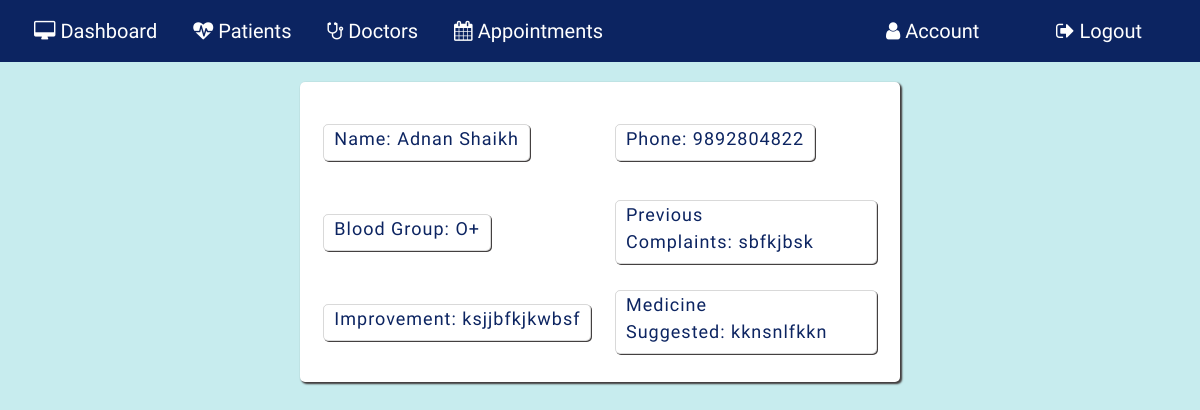
The page /viewapp/2 (signed in) on the database as committed earlier.
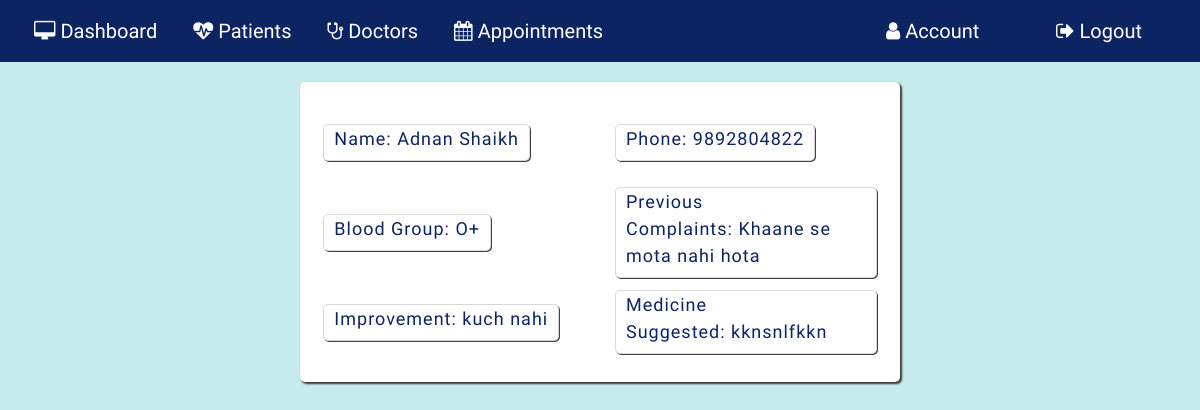
The same page on the database as committed later.
### application/routes.py (models this page shows, shortened)
class Patient(db.Model):
  __tablename__ = 'Patient'
  id = db.Column(db.Integer, primary_key=True)
  pname = db.Column(db.String(20))
  age= db.Column(db.String(20))
  phone=db.Column(db.String(20))
  gender=db.Column(db.String(10))
  bgroup=db.Column(db.String(5))
  state=db.Column(db.String(15))
  address=db.Column(db.String(100))
  mstatus=db.Column(db.String(10))
  complaint=db.Column(db.String(5000))
  improvement=db.Column(db.String(5000))
  medicine_suggested=db.Column(db.String(5000))
  pat_image = db.Column(db.String(20), nullable=False, default='default.jpg')

### application/routes.py (the view)
@app.route('/viewapp/<id>',methods=['POST','GET'])
def viewapp(id):
  if 'username' in session:
    pat=Patient.query.filter_by(id=id).first()
    pname=pat.pname
    appointment= Appointments.query.filter_by(pname=pname).all()
    if request.method=='GET':
      return render_template('viewapp.html',appointment=appointment, pat=pat)
    return render_template('viewapp.html',appointment=appointment, pat=pat)

### application/templates/viewapp.html (shortened to what this page needs)
{% extends 'layout.html' %}{% include 'includes/nav.html' %} {% block content%}
<section id="viewapp">
  <div class="outer-container">
    <div class="container-view">
      <form action="" method="GET">
        <div class="row row-view">
          <div class="col-5 col-view">
            <div class="inner-col">
              <label for="">Name:&nbsp;{{ pat.pname }}</label>
            </div>
          </div>
          <div class="col-5 col-view">
            <div class="inner-col">
              <label for="">Phone:&nbsp;{{pat.phone}}</label>
            </div>
          </div>
        </div>
        <div class="row row-view">
          <div class="col-5 col-view">
            <div class="inner-col">
              <label for="">Blood Group:&nbsp;{{ pat.bgroup }}</label>
            </div>
          </div>
          <div class="col-5 col-view">
            <div class="inner-col">
              <label for="">Previous Complaints:&nbsp;{{pat.complaint}}</label>
            </div>
          </div>
        </div>
        <div class="row row-view">
          <div class="col-5 col-view">
            <div class="inner-col">
              <label for="">Improvement:&nbsp;{{ pat.improvement }}</label>
            </div>
          </div>
          <div class="col-5 col-view">
            <div class="inner-col">
              <label for=""
                >Medicine Suggested:&nbsp;{{pat.medicine_suggested}}</label
              >
            </div>
          </div>
        </div>
      </form>
    </div>
  </div>
</section>
{% endblock content%}

Rows that differ between the two databases and show on the page:
changed Patient "Adnan Shaikh": complaint "sbfkjbsk" → "Khaane se mota nahi hota"; improvement "ksjjbfkjkwbsf" → "kuch nahi"
